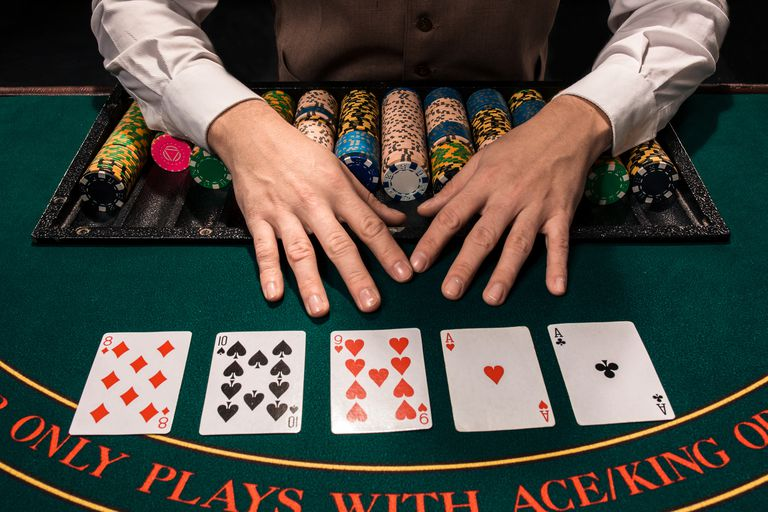
#> input picture Resources/Cards.jpg, 768 x 512 px, found by its file name
$ python Image_Set_Scraper.py
#> lines starting #> are read from the running program, lines starting #| are printed output that depends on the picture
import cv2
import numpy as np

cards = cv2.imread("Resources\Cards.jpg")
#> cards is the input picture: shape (512, 768, 3); mean B, G, R 71.1, 79, 80.9

green = (0, 255, 0)
blue = (255, 0, 0)
red = (0, 0, 255)
black = (0, 0, 0)
card_dict = {}

# [5 lines of commented-out code are left out]
d8_mat = np.float32([[104, 334], [191, 332], [69, 433], [169, 431]])
card_dict["d8"] = d8_mat

# [5 lines of commented-out code are left out]
s10_mat = np.float32([[216, 333], [304, 331], [200, 432], [299, 431]])
card_dict["s10"] = s10_mat

# [5 lines of commented-out code are left out]
h9_mat = np.float32([[331, 332], [419, 329], [332, 432], [431, 427]])
card_dict["h9"] = h9_mat

# [5 lines of commented-out code are left out]
ha_mat = np.float32([[441, 331], [527, 327], [457, 429], [554, 424]])
card_dict["ha"] = ha_mat

# [5 lines of commented-out code are left out]
ca_mat = np.float32([[548, 326], [631, 322], [579, 424], [675, 417]])
card_dict["ca"] = ca_mat

cardWidth, cardHeight = 250, 350
transform_mat = np.float32([[0, 0], [cardWidth, 0], [0, cardHeight], [cardWidth, cardHeight]])

for card in card_dict:
    matrix = cv2.getPerspectiveTransform(card_dict[card], transform_mat)
    outputCard = cv2.warpPerspective(cards, matrix, (cardWidth, cardHeight))
    # cv2.imwrite("Resources\ImagesQuery\\" + card + ".png", outputCard)
    cv2.imshow(card, outputCard)
#> this loop made 5 passes
#> pass 1, `outputCard = cv2.warpPerspective(cards, matrix, (cardWidth, cardHeight))`:
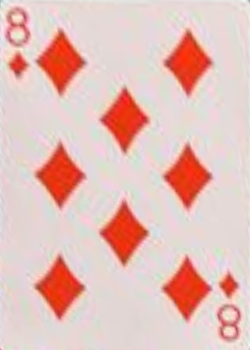
#> outputCard: shape (350, 250, 3); mean B, G, R 184.8, 190.8, 227.9
#> pass 2, `outputCard = cv2.warpPerspective(cards, matrix, (cardWidth, cardHeight))`:
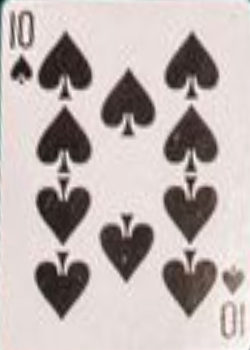
#> outputCard: shape (350, 250, 3); mean B, G, R 176.9, 179.3, 190.1
#> pass 3, `outputCard = cv2.warpPerspective(cards, matrix, (cardWidth, cardHeight))`:
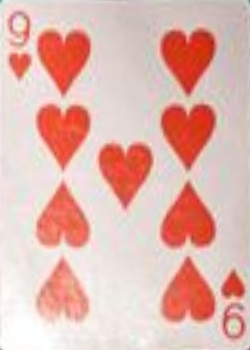
#> outputCard: shape (350, 250, 3); mean B, G, R 174.9, 182.8, 226.3

cv2.imshow("Unwarped", cards)
cv2.waitKey(0)
